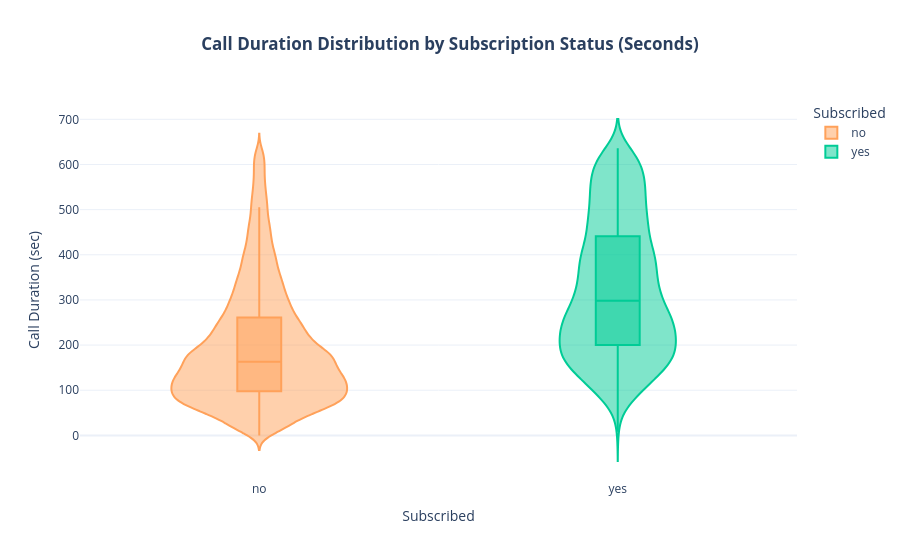

Notebook code cell kept with this figure:
### Markdown cell above
### Insight 7: Call Duration as a Conversion Driver

### Code cell
# Visual 7: Call Duration Distribution by Subscription Status
fig7 = px.violin(
    df_final,
    x='y',
    y='duration',
    color='y',
    box=True,
    points=False,
    title='<b>Call Duration Distribution by Subscription Status (Seconds)</b>',
    labels={'y': 'Subscribed', 'duration': 'Call Duration (sec)'},
    color_discrete_map={'yes': '#00CC96', 'no': '#FFA15A'}
)
fig7.update_layout(title_x=0.5)
fig7.show()

### Figure 1 — Plotly figure (JSON) as saved in the notebook; plotly's stock layout.template omitted (floating-point values rounded to 4 significant figures; data arrays with more than 128 entries replaced by an {"elided": "..."} marker saying what was removed)
{"data": [{"alignmentgroup": "True", "box": {"visible": true}, "hovertemplate": "Subscribed=%{x}<br>Call Duration (sec)=%{y}<extra></extra>", "legendgroup": "no", "marker": {"color": "#FFA15A"}, "name": "no", "offsetgroup": "no", "orientation": "v", "points": false, "scalegroup": "True", "showlegend": true, "type": "violin", "x": {"elided": "31760 str values"}, "x0": " ", "xaxis": "x", "y": {"elided": "31760 int values"}, "y0": " ", "yaxis": "y"}, {"alignmentgroup": "True", "box": {"visible": true}, "hovertemplate": "Subscribed=%{x}<br>Call Duration (sec)=%{y}<extra></extra>", "legendgroup": "yes", "marker": {"color": "#00CC96"}, "name": "yes", "offsetgroup": "yes", "orientation": "v", "points": false, "scalegroup": "True", "showlegend": true, "type": "violin", "x": {"elided": "2865 str values"}, "x0": " ", "xaxis": "x", "y": {"elided": "2865 int values"}, "y0": " ", "yaxis": "y"}], "layout": {"legend": {"title": {"text": "Subscribed"}, "tracegroupgap": 0}, "title": {"text": "<b>Call Duration Distribution by Subscription Status (Seconds)</b>", "x": 0.5}, "violinmode": "overlay", "xaxis": {"anchor": "y", "categoryarray": ["no", "yes"], "categoryorder": "array", "domain": [0, 1], "title": {"text": "Subscribed"}}, "yaxis": {"anchor": "x", "domain": [0, 1], "title": {"text": "Call Duration (sec)"}}}}
